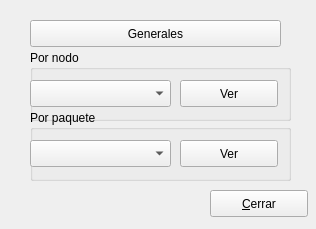
<?xml version="1.0" encoding="UTF-8"?>
<ui version="4.0">
 <class>Statistics_Form</class>
 <widget class="QWidget" name="Statistics_Form">
  <property name="geometry">
   <rect>
    <x>0</x>
    <y>0</y>
    <width>316</width>
    <height>229</height>
   </rect>
  </property>
  <property name="windowTitle">
   <string>Estadisticas</string>
  </property>
  <widget class="QGroupBox" name="group_nodes">
   <property name="geometry">
    <rect>
     <x>30</x>
     <y>50</y>
     <width>261</width>
     <height>71</height>
    </rect>
   </property>
   <property name="title">
    <string>Por nodo</string>
   </property>
   <widget class="QPushButton" name="btn_view_nodes">
    <property name="geometry">
     <rect>
      <x>150</x>
      <y>30</y>
      <width>98</width>
      <height>27</height>
     </rect>
    </property>
    <property name="text">
     <string>Ver</string>
    </property>
   </widget>
   <widget class="QComboBox" name="combo_nodes">
    <property name="geometry">
     <rect>
      <x>0</x>
      <y>30</y>
      <width>141</width>
      <height>27</height>
     </rect>
    </property>
   </widget>
  </widget>
  <widget class="QGroupBox" name="group_packages">
   <property name="geometry">
    <rect>
     <x>30</x>
     <y>110</y>
     <width>261</width>
     <height>71</height>
    </rect>
   </property>
   <property name="title">
    <string>Por paquete</string>
   </property>
   <widget class="QPushButton" name="btn_view_packages">
    <property name="geometry">
     <rect>
      <x>150</x>
      <y>30</y>
      <width>98</width>
      <height>27</height>
     </rect>
    </property>
    <property name="text">
     <string>Ver</string>
    </property>
   </widget>
   <widget class="QComboBox" name="combo_packages">
    <property name="geometry">
     <rect>
      <x>0</x>
      <y>30</y>
      <width>141</width>
      <height>27</height>
     </rect>
    </property>
   </widget>
  </widget>
  <widget class="QPushButton" name="btn_general">
   <property name="geometry">
    <rect>
     <x>30</x>
     <y>20</y>
     <width>251</width>
     <height>27</height>
    </rect>
   </property>
   <property name="text">
    <string>Generales</string>
   </property>
  </widget>
  <widget class="QPushButton" name="btn_close">
   <property name="geometry">
    <rect>
     <x>210</x>
     <y>190</y>
     <width>98</width>
     <height>27</height>
    </rect>
   </property>
   <property name="text">
    <string>&amp;Cerrar</string>
   </property>
  </widget>
 </widget>
 <resources/>
 <connections>
  <connection>
   <sender>btn_close</sender>
   <signal>clicked()</signal>
   <receiver>Statistics_Form</receiver>
   <slot>close()</slot>
   <hints>
    <hint type="sourcelabel">
     <x>258</x>
     <y>203</y>
    </hint>
    <hint type="destinationlabel">
     <x>157</x>
     <y>114</y>
    </hint>
   </hints>
  </connection>
 </connections>
</ui>
